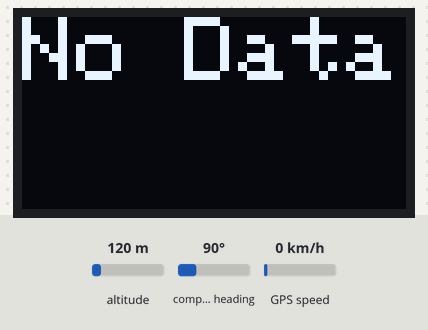
The sketch below on a simulated ESP32. Parts: 128×64 one-colour display. The inputs (shaded band) are chosen by the test bench; at power-on: altitude 120 m, GPS speed 0 km/h, compass heading 90°. The GPS gets a fix after 3 s at 37.7749, -122.4194 with 8 satellites; what the sketch prints to the serial monitor is not drawn.

Above: at 3.6 s.
3.7 s: altitude set to 20 m
At 5.9 s:
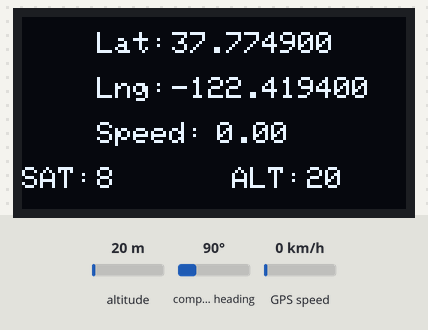
6.6 s: GPS speed set to 2 km/h
9.7 s: altitude set to 250 m
At 12.3 s:
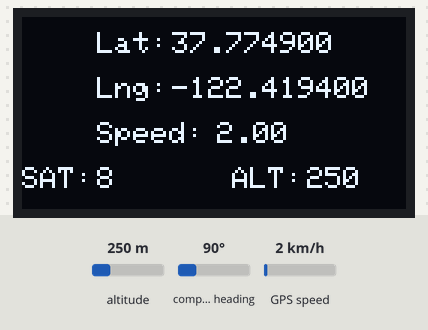
12.7 s: GPS speed set to 30 km/h
At 15.0 s:
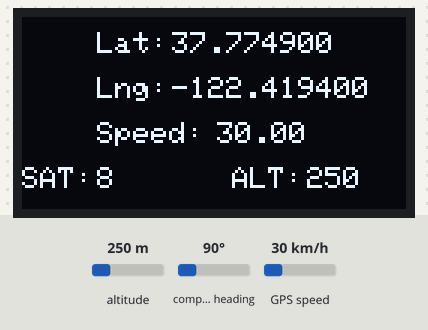
Timing chart, 0 to 16.5 s (numbered marks = the images above; inputs shaded):
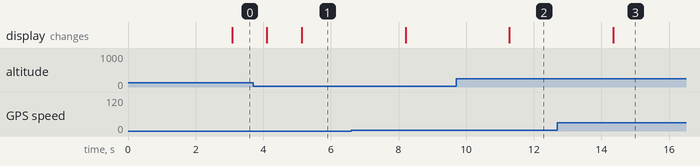

Measured:
- after the input at 3.7 s, the display: first differs from a run without the input after 1.4 s (image 1)
- after the input at 9.7 s, the display: changes after 1.6 s (image 2)
- after the input at 12.7 s, the display: changes after 1.7 s (image 3)

The sketch:

gps-speedometer.ino
```cpp
#include <Wire.h>
#include <Adafruit_SSD1306.h>
#include <TinyGPS++.h>


#define SCREEN_WIDTH 128 // OLED display width, in pixels
#define SCREEN_HEIGHT 64 // OLED display height, in pixels

//On ESP32: GPIO-21(SDA), GPIO-22(SCL)
#define OLED_RESET -1 //Reset pin # (or -1 if sharing Arduino reset pin)
#define SCREEN_ADDRESS 0x3C //See datasheet for Address
Adafruit_SSD1306 display(SCREEN_WIDTH, SCREEN_HEIGHT, &Wire, OLED_RESET);

#define RXD2 16
#define TXD2 17
HardwareSerial neogps(1);

TinyGPSPlus gps;

void setup() {
  Serial.begin(115200);
  //Begin serial communication Arduino IDE (Serial Monitor)

  //Begin serial communication Neo6mGPS
  neogps.begin(9600, SERIAL_8N1, RXD2, TXD2);

  // SSD1306_SWITCHCAPVCC = generate display voltage from 3.3V internally
  if(!display.begin(SSD1306_SWITCHCAPVCC, SCREEN_ADDRESS)) {
    Serial.println(F("SSD1306 allocation failed"));
    for(;;); // Don't proceed, loop forever
  }

  display.clearDisplay();
  display.display();
  delay(2000);

}

void loop() {

  boolean newData = false;
  for (unsigned long start = millis(); millis() - start < 1000;)
  {
    while (neogps.available())
    {
      if (gps.encode(neogps.read()))
      {
        newData = true;
      }
    }
  }

  //If newData is true
  if(newData == true)
  {
    newData = false;
    Serial.println(gps.satellites.value());
    print_speed();
  }
  else
  {
    display.clearDisplay();
    display.setTextColor(SSD1306_WHITE);
    display.setCursor(0, 0);
    display.setTextSize(3);
    display.print("No Data");
    display.display();
  }

}

void print_speed()
{
  display.clearDisplay();
  display.setTextColor(SSD1306_WHITE);

  if (gps.location.isValid() == 1)
  {
   //String gps_speed = String(gps.speed.kmph());
    display.setTextSize(1);

    display.setCursor(25, 5);
    display.print("Lat: ");
    display.setCursor(50, 5);
    display.print(gps.location.lat(),6);

    display.setCursor(25, 20);
    display.print("Lng: ");
    display.setCursor(50, 20);
    display.print(gps.location.lng(),6);

    display.setCursor(25, 35);
    display.print("Speed: ");
    display.setCursor(65, 35);
    display.print(gps.speed.kmph());

    display.setTextSize(1);
    display.setCursor(0, 50);
    display.print("SAT:");
    display.setCursor(25, 50);
    display.print(gps.satellites.value());

    display.setTextSize(1);
    display.setCursor(70, 50);
    display.print("ALT:");
    display.setCursor(95, 50);
    display.print(gps.altitude.meters(), 0);

    display.display();

  }
  else
  {
    display.clearDisplay();
    display.setTextColor(SSD1306_WHITE);
    display.setCursor(0, 0);
    display.setTextSize(3);
    display.print("No Data");
    display.display();
  }

}
```
